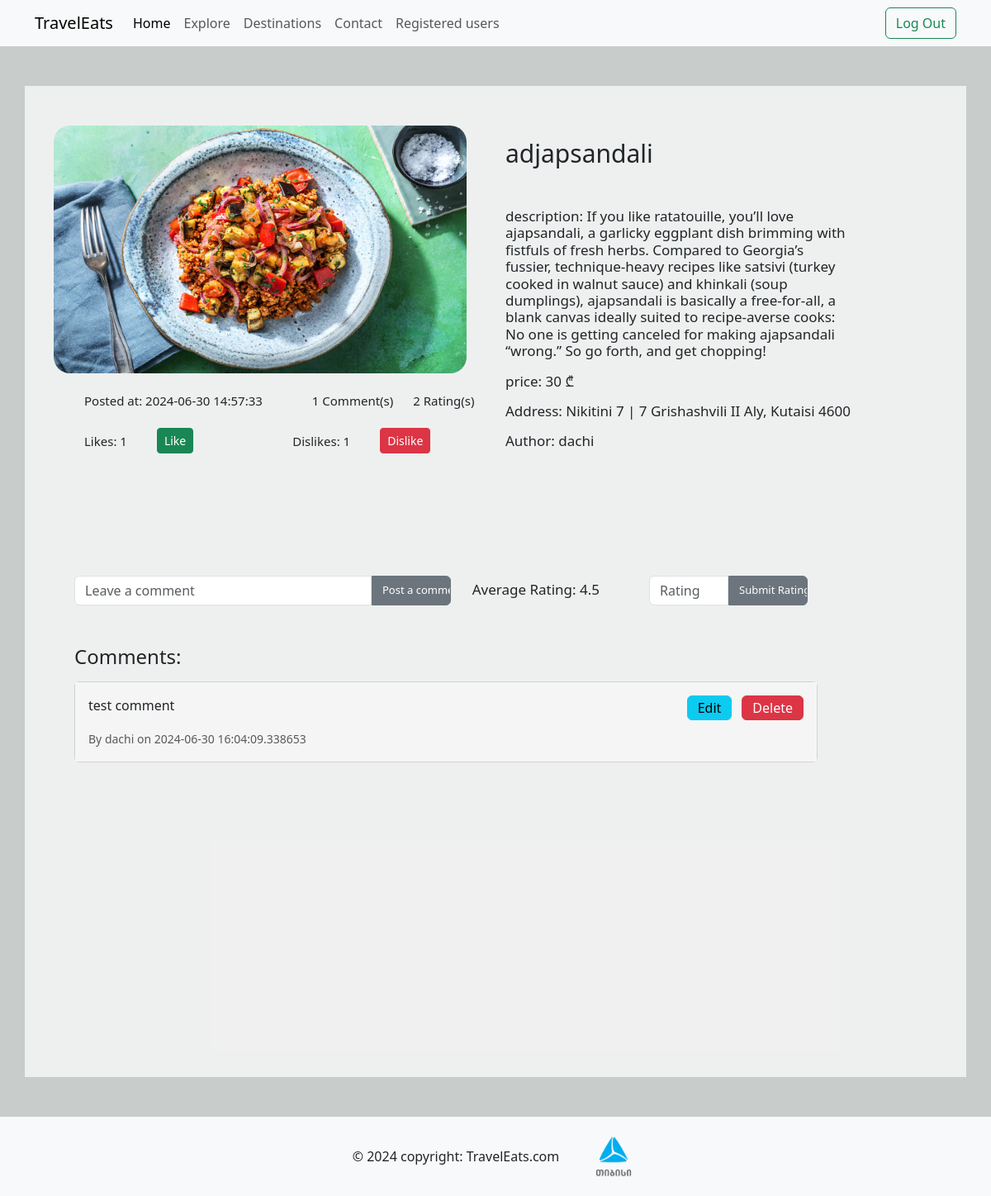
Page /product/5 (signed in) on the committed database.
### model.py (models this page shows)
class NewProduct(db.Model):
    __tablename__ = "newproducts"
    id = db.Column(db.Integer(), primary_key=True )
    name = db.Column(db.String())
    price = db.Column(db.Integer())
    image_path = db.Column(db.String())
    description = db.Column(db.String())
    country = db.Column(db.String())
    address = db.Column(db.String())
    author = db.Column(db.String())
    created_at = db.Column(db.DateTime, default=datetime.utcnow)

class Comment(db.Model):
    __tablename__ = "comments"
    id = db.Column(db.Integer(), primary_key=True)
    product_id = db.Column(db.Integer(), nullable=False)
    comment = db.Column(db.Integer, nullable=False)
    author = db.Column(db.String())
    created_at = db.Column(db.DateTime, default=datetime.utcnow)

### routes.py (the view)
@app.route("/product/<int:product_id>", methods=["GET", "POST"])
@login_required
def product(product_id):
    product = NewProduct.query.get(product_id)
    form = RatingForm()
    comment_form = CommentForm()
    if form.validate_on_submit():
        rating = Rating(product_id=product.id, rating=form.rating.data)
        db.session.add(rating)
        db.session.commit()
        return redirect(f"/product/{product.id}")
    if comment_form.validate_on_submit():
        comment = Comment(product_id=product.id, comment=comment_form.comment.data, author = current_user.username)
        db.session.add(comment)
        db.session.commit()
        return redirect(f"/product/{product.id}")
    avg_rating = db.session.query(func.avg(Rating.rating)).filter(Rating.product_id == product_id).scalar()
    avg_rating = round(avg_rating, 2) if avg_rating else 'N/A'
    comments = Comment.query.filter_by(product_id=product_id).all()
    comment_count = Comment.query.filter_by(product_id=product_id).count()
    rating_count = Rating.query.filter_by(product_id=product_id).count()
    like_count = Like.query.filter_by(product_id=product_id).count()
    dislike_count = Dislike.query.filter_by(product_id=product_id).count()
    formatted_created_at = product.created_at.strftime('%Y-%m-%d %H:%M:%S')
    return render_template("product.html", product=product, form=form, avg_rating=avg_rating, comment_form=comment_form, comments = comments, comment_count = comment_count, rating_count = rating_count, formatted_created_at=formatted_created_at, like_count=like_count, dislike_count=dislike_count)

### form.py
class RatingForm(FlaskForm):
    rating = IntegerField('Rating', validators=[DataRequired(), NumberRange(min=1, max=5)])
    submit = SubmitField('Submit Rating')

class CommentForm(FlaskForm):
    comment = StringField("Leave a comment", validators=[DataRequired()])
    submit = SubmitField('Post a comment')

### model.py (called while the page is built)
@login_manager.user_loader
def load_user(user_id):
    return User.query.get(user_id)

### templates/product.html (shortened to what this page needs)
{% extends "base.html" %}
{% block content %}
<div class="container-sm" style=" height:150vh; background-color:rgba(255, 255, 255, 0.7)">
    <div class="row text-center pt-5">
        <div class="col">
            <img src="/static/{{product['image_path']}}" style="width:500px; height:300px; border-radius:20px;" >
            <div style="display:flex; flex-direction:row; margin-left:5vw; margin-top:2vw;">
                <h4 class="count"> Posted at: {{ formatted_created_at }}</h4>
                <h4 class="count" style="margin-left:5vw;">{{ comment_count }} Comment(s)</h4>
                <h4 class="count" style="margin-left:2vw;">{{ rating_count }} Rating(s)</h4>
            </div>
            <div style="display:flex; flex-direction:row; margin-left:5vw; margin-top:2vw; align-items:center;">
                <h4 class="count"  style="margin-right:3vw;">Likes: {{ like_count }}</h4>
                <form action="/like/{{ product.id }}" method="POST" style="display:inline;">
                    <button type="submit" class="btn btn-success btn-sm">Like</button>
                </form>
                <h4 class="count" style="margin-left:10vw; margin-right:3vw;">Dislikes: {{ dislike_count }}</h4>
                <form action="/dislike/{{ product.id }}" method="POST" style="display:inline;">
                    <button type="submit" class="btn btn-danger btn-sm">Dislike</button>
                </form>
            </div>
        </div>
        <div class="col">
            <h4 class="mt-3" style=" font-size:30px; text-align:left;">{{product['name']}}</h4>
            <h4 class="mt-5 about_product normal "  style="text-align:start; width:35vw;"> description: {{product['description']}}</h4>
            <h4 class="mt-3 about_product normal"  > price: {{product['price']}}</h4>
            <h4 class="mt-3 about_product normal"  > Address: {{product['address']}}</h4>
            <h4 class=" mt-3 about_product normal" > Author: {{product['author']}}</h4>
        </div>
    </div>
    <div class="row mt-4">
        <div class="col">
            <div style="display:flex; flex-direction:row; margin-left:4vw; width:74vw; justify-content:space-between;">
                <form action="/product/{{ product.id }}" method="POST"
                      style=" margin-top:10vw; display:flex; flex-direction:row; align-items:center;">
                    {{ comment_form.comment(class="form-control", style="width:30vw; height:3vw;
                    border-top-right-radius:0;
                    border-bottom-right-radius:0;", placeholder=comment_form.comment.label.text) }}
                    {{ comment_form.submit(class="btn btn-secondary", style="width:8vw; height:3vw; font-size:13px;
                    border-top-left-radius:0; border-bottom-left-radius:0;") }}
                </form>
                <form action="/product/{{ product.id }}" method="POST"
                      style="display:flex; flex-direction:row; align-items:end">
                    <h5 style="font-size:17px; margin-right:5vw;">Average Rating: {{
                        avg_rating }}</h5>
                        {{ form.rating(class="form-control", style="width:8vw; height:3vw;
                        border-top-right-radius:0; border-bottom-right-radius:0;",
                        placeholder=form.rating.label.text) }}
                        {{ form.submit(class="btn btn-secondary", style="width:8vw; height:3vw; font-size:13px;
                        border-top-left-radius:0; border-bottom-left-radius:0;") }}
                </form>
            </div>
            <div class="row mt-5" style="width:75vw; margin-left:4vw;">
                <div class="col" style="padding:0;">
                    <h4>Comments:</h4>
                    <div style="height:25vw; overflow-y:auto">
                        {% for comment in comments %}
                        <div class="card mt-2" style="display:flex; flex-direction:row;">
                            <div class="card-body">
                                <p class="card-text">{{ comment.comment }}</p>
                                <p class="card-text"><small class="text-muted">By {{ comment.author }} on {{
                                    comment.created_at }}</small></p>
                            </div>
                            {% if current_user.username == comment.author or current_user.role == "admin" %}
                            <div class="card-body" style="display:flex; justify-content:right;">
                                <a class="btn btn-info" href="/edit_comment/{{ comment['id'] }}" style="height:2.5vw; display:flex; align-items:center;">Edit</a>
                                <a class="btn btn-danger" href="/delete_comment/{{ comment['id'] }}" style="height:2.5vw; display:flex; align-items:center; margin-left:1vw;">Delete</a>
                            </div>
                            {% endif %}
                        </div>
                        {% endfor %}
                    </div>
                </div>
            </div>
        </div>
    </div>
</div>
{% endblock %}

### static/styles.css (style rules this page uses)
.card-body { background-color:#F5F5F5 }
.about_product { display:flex; justify-content:left; }
.normal { font-weight:normal; font-size:17px; }
.count { font-weight:normal; font-size:15px; margin-bottom:0; }

### rows in the picture
NewProduct: image_path (picture), name "adjapsandali", description "If you like ratatouille, you’ll love ajapsandali, a garlicky eggplant dish brimming with fistfuls of fresh herbs. Compared to Georgia’s fussier, technique-heavy recipes like satsivi (turkey cooked in walnut sauce) and khinkali (soup dumplings), ajapsandali is basically a free-for-all, a blank canvas ideally suited to recipe-averse cooks: No one is getting canceled for making ajapsandali “wrong.” So go forth, and get chopping!", price "30 ₾", address "Nikitini 7 | 7 Grishashvili II Aly, Kutaisi 4600", author "dachi"
Comment: comment "test comment", author "dachi", created_at "2024-06-30 16:04:09.338653"

### other values in the picture
{{ comment_count }} "1"
{{ rating_count }} "2"
{{ like_count }} "1"
{{ dislike_count }} "1"
{{ avg_rating }} "4.5"
